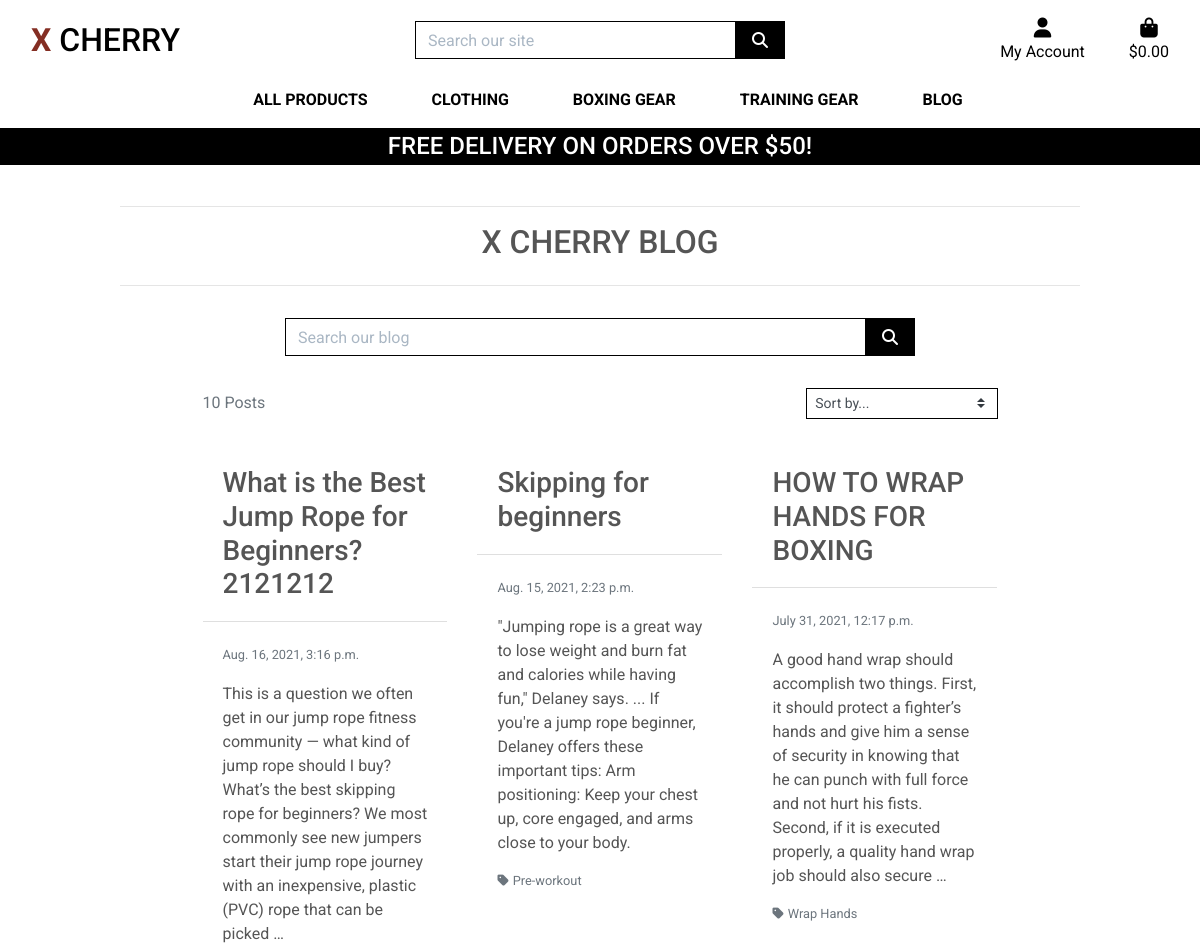
The page /blog/ (upper part) on the database as committed earlier.
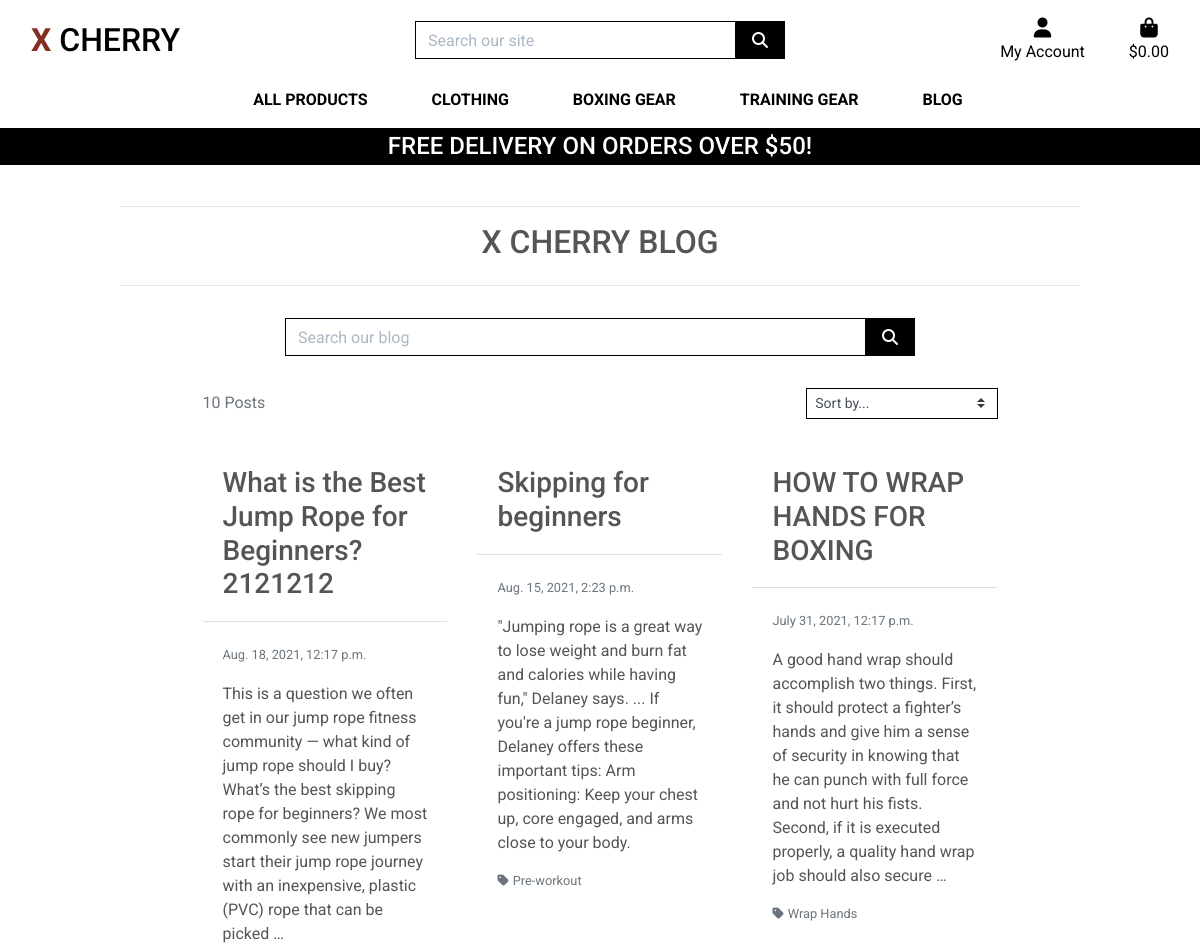
The same page on the database as committed later.
### blog/models.py (models this page shows, shortened)
class Post(models.Model):
    category = models.ForeignKey('Category', null=True, blank=False, on_delete=models.SET_NULL)
    title = models.CharField(max_length=254, null=True, blank=False)
    content = models.TextField()
    date = models.DateTimeField(auto_now=True)
    created_by = models.CharField(max_length=25, null=True, blank=False)
    class Meta:
        ordering = ['-date']

### blog/views.py (the view, shortened to what this page needs)
# urls.py: path('', views.posts, name='posts'),
def posts(request):
    posts = Post.objects.all()
    query = None
    categories = None
    sort = None
    direction = None
    current_sorting = f'{sort}_{direction}'
    context = {
        'posts': posts,
        'search_term': query,
        'current_categories': categories,
        'current_sorting': current_sorting,
        'page_title': 'Blog',
    }
    return render(request, "blog/blogs.html", context)

### bag/contexts.py (called while the page is built, shortened)
def bag_contents(request):
    bag_items = []
    total = 0
    product_count = 0
    bag = request.session.get('bag', {})
    if total < settings.FREE_DELIVERY_THRESHOLD:
        delivery = total * Decimal(settings.STANDARD_DELIVERY_PERCENTAGE/100)
        free_delivery_delta = settings.FREE_DELIVERY_THRESHOLD - total
    else:
        delivery = 0
        free_delivery_delta = 0
    grand_total = delivery + total
    context = {
        'bag_items': bag_items,
        'total': total,
        'product_count': product_count,
        'delivery': delivery,
        'free_delivery_delta': free_delivery_delta,
        'free_delivery_threshold': settings.FREE_DELIVERY_THRESHOLD,
        'grand_total': grand_total,
    }
    return context

### blog/templates/blog/blogs.html (shortened to what this page needs)
{% extends "base.html" %}
{% load static %}
{% block content %}
<div class="container blog-container mb-2">
    <div class="row">
        <div class="col text-center">
            <hr>
            <h2 class="logo-font mb-4">X Cherry Blog</h2>
            <hr>
        </div>
    </div>
    <div class="row mt-3">
        <div class="col-8 my-auto py-1 py-lg-0 offset-2 search-panel">
            <form method="GET" action="{% url 'posts' %}">
                <div class="input-group w-100">
                    <input class="form-control border border-black rounded-0" type="text" name="q"
                        placeholder="Search our blog">
                    <div class="input-group-append">
                        <button class="form-control btn btn-black border border-black rounded-0" type="submit">
                            <span class="icon">
                                <i class="fas fa-search"></i>
                            </span>
                        </button>
                    </div>
                </div>
            </form>
        </div>
    </div>
    <div class="row">
        <div class="post-container col-10 offset-1">
            <div class="row mt-1 mb-2">
                <div class="col-12 col-md-6 my-auto order-md-last d-flex justify-content-center justify-content-md-end">
                    <div class="sort-select-wrapper w-50">
                        <select id="sort-selector" class="custom-select custom-select-sm rounded-0 border border-{% if current_sorting != 'None_None' %}info{% else %}black{% endif %}">
                            <option value="reset" {% if current_sorting == 'None_None' %}selected{% endif %}>Sort by...</option>
                        </select>
                    </div>
                </div>
                <div class="col-12 col-md-6">
                    <p class="text-muted mt-3 text-center text-md-left order-md-first">
                        {{ posts|length }} Posts{% if search_term %} found for <strong>"{{ search_term }}"</strong>{% endif %}
                    </p>
                </div>
            </div>
            <div class="row">
                {% for post in posts %}
                    <div class="col-12 col-lg-6 col-xl-4">
                        <div class="card h-100 border-0">
                            <div class="card-header bg-white"><h3>{{ post.title }}</h3></div>
                            <div class="card-body text-left">
                                <p><small class="text-muted">{{ post.date }}</small></p>
                                <p class="card-text">{{ post.content|truncatewords:50 }}</p>
                                {% if post.category %}
                                    <p class="small mt-1 mb-0">
                                        <a href="{% url 'posts' %}?category={{ post.category.name }}" class="text-muted">
                                            <i class="fas fa-tag mr-1"></i>{{ post.category.friendly_name }}
                                        </a>
                                    </p>
                                {% endif %}
                            </div>
                        </div>
                    </div>
                {% endfor %}
            </div>
        </div>
    </div>
</div>
{% endblock %}

Rows that differ between the two databases and show on the page:
changed Post "What is the Best Jump Rope for Beginners?2121212": date "Aug. 16, 2021, 3:16 p.m." → "Aug. 18, 2021, 12:17 p.m."
